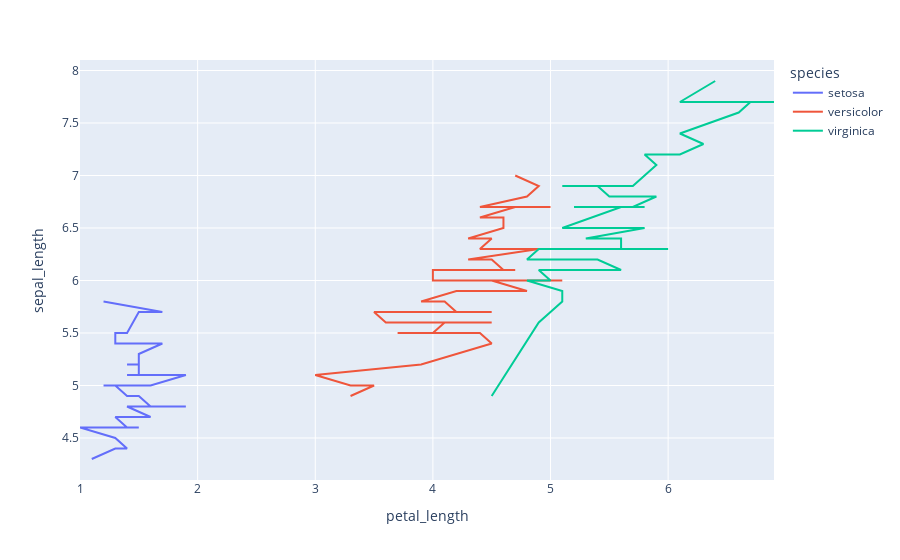

Here is the notebook cell this chart was saved with:
### Markdown cell above
# 2. Line chart

### Code cell
df_sort = df.sort_values(by=['sepal_length']) 

fig = px.line(df_sort, x='petal_length', y='sepal_length', color='species')

fig.show()

### Figure 1 — Plotly figure (JSON) as saved in the notebook; plotly's stock layout.template omitted (floating-point values rounded to 4 significant figures)
{"data": [{"hovertemplate": "species=setosa<br>petal_length=%{x}<br>sepal_length=%{y}<extra></extra>", "legendgroup": "setosa", "line": {"color": "#636efa", "dash": "solid"}, "marker": {"symbol": "circle"}, "mode": "lines", "name": "setosa", "orientation": "v", "showlegend": true, "type": "scatter", "x": [1.1, 1.3, 1.3, 1.4, 1.3, 1, 1.5, 1.4, 1.4, 1.3, 1.6, 1.4, 1.4, 1.9, 1.6, 1.6, 1.5, 1.5, 1.4, 1.4, 1.3, 1.6, 1.4, 1.2, 1.6, 1.5, 1.4, 1.6, 1.9, 1.6, 1.4, 1.5, 1.4, 1.7, 1.5, 1.5, 1.5, 1.4, 1.5, 1.5, 1.7, 1.7, 1.5, 1.5, 1.3, 1.3, 1.4, 1.5, 1.7, 1.2], "xaxis": "x", "y": [4.3, 4.4, 4.4, 4.4, 4.5, 4.6, 4.6, 4.6, 4.6, 4.7, 4.7, 4.8, 4.8, 4.8, 4.8, 4.8, 4.9, 4.9, 4.9, 4.9, 5, 5, 5, 5, 5, 5, 5, 5, 5.1, 5.1, 5.1, 5.1, 5.1, 5.1, 5.1, 5.1, 5.2, 5.2, 5.2, 5.3, 5.4, 5.4, 5.4, 5.4, 5.4, 5.5, 5.5, 5.7, 5.7, 5.8], "yaxis": "y"}, {"hovertemplate": "species=versicolor<br>petal_length=%{x}<br>sepal_length=%{y}<extra></extra>", "legendgroup": "versicolor", "line": {"color": "#EF553B", "dash": "solid"}, "marker": {"symbol": "circle"}, "mode": "lines", "name": "versicolor", "orientation": "v", "showlegend": true, "type": "scatter", "x": [3.3, 3.5, 3.3, 3, 3.9, 4.5, 4.4, 4, 3.7, 3.8, 4, 4.1, 4.5, 3.9, 4.2, 3.6, 3.5, 4.2, 4.1, 4.5, 4.2, 4.1, 4, 3.9, 4.2, 4.8, 4.5, 5.1, 4.5, 4, 4, 4.7, 4.7, 4.6, 4.5, 4.3, 4.9, 4.7, 4.4, 4.5, 4.3, 4.6, 4.6, 4.4, 4.7, 5, 4.4, 4.8, 4.9, 4.7], "xaxis": "x", "y": [4.9, 5, 5, 5.1, 5.2, 5.4, 5.5, 5.5, 5.5, 5.5, 5.5, 5.6, 5.6, 5.6, 5.6, 5.6, 5.7, 5.7, 5.7, 5.7, 5.7, 5.8, 5.8, 5.8, 5.9, 5.9, 6, 6, 6, 6, 6.1, 6.1, 6.1, 6.1, 6.2, 6.2, 6.3, 6.3, 6.3, 6.4, 6.4, 6.5, 6.6, 6.6, 6.7, 6.7, 6.7, 6.8, 6.9, 7], "yaxis": "y"}, {"hovertemplate": "species=virginica<br>petal_length=%{x}<br>sepal_length=%{y}<extra></extra>", "legendgroup": "virginica", "line": {"color": "#00cc96", "dash": "solid"}, "marker": {"symbol": "circle"}, "mode": "lines", "name": "virginica", "orientation": "v", "showlegend": true, "type": "scatter", "x": [4.5, 4.9, 5, 5.1, 5.1, 5.1, 5.1, 4.8, 5, 4.9, 5.6, 5.4, 4.8, 4.9, 5, 5.1, 6, 5.6, 5.6, 5.6, 5.6, 5.5, 5.3, 5.3, 5.8, 5.5, 5.2, 5.1, 5.6, 5.8, 5.7, 5.2, 5.7, 5.9, 5.5, 5.4, 5.1, 5.7, 5.9, 5.8, 6, 6.1, 6.3, 6.1, 6.6, 6.7, 6.9, 6.7, 6.1, 6.4], "xaxis": "x", "y": [4.9, 5.6, 5.7, 5.8, 5.8, 5.8, 5.9, 6, 6, 6.1, 6.1, 6.2, 6.2, 6.3, 6.3, 6.3, 6.3, 6.3, 6.3, 6.4, 6.4, 6.4, 6.4, 6.4, 6.5, 6.5, 6.5, 6.5, 6.7, 6.7, 6.7, 6.7, 6.7, 6.8, 6.8, 6.9, 6.9, 6.9, 7.1, 7.2, 7.2, 7.2, 7.3, 7.4, 7.6, 7.7, 7.7, 7.7, 7.7, 7.9], "yaxis": "y"}], "layout": {"legend": {"title": {"text": "species"}, "tracegroupgap": 0}, "margin": {"t": 60}, "xaxis": {"anchor": "y", "domain": [0, 1], "title": {"text": "petal_length"}}, "yaxis": {"anchor": "x", "domain": [0, 1], "title": {"text": "sepal_length"}}}}
